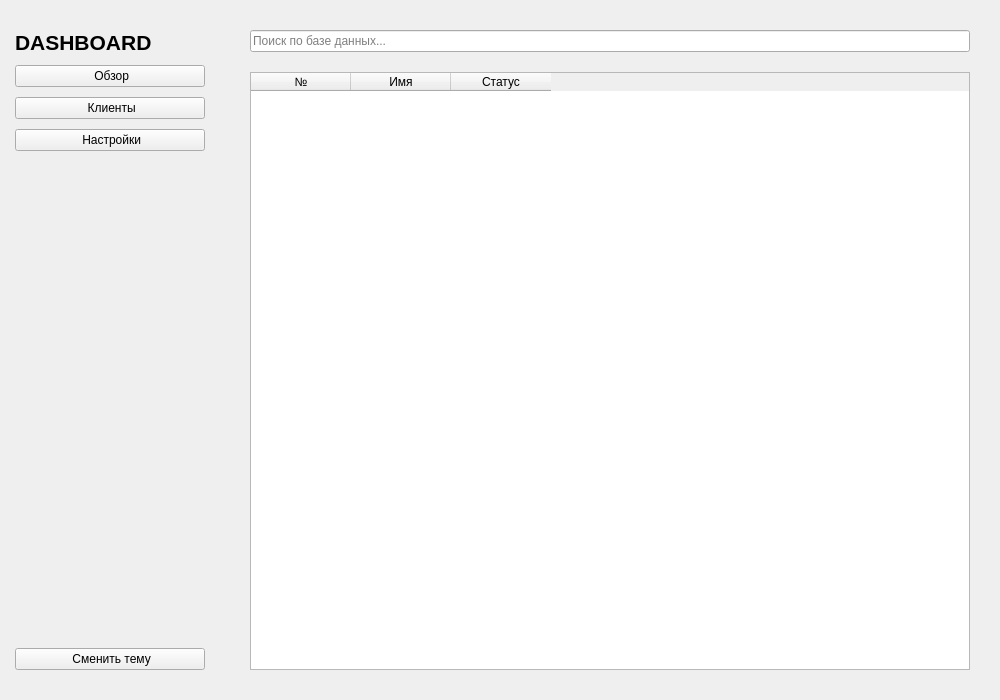
<?xml version="1.0" encoding="UTF-8"?>
<ui version="4.0">
 <class>MainWindow</class>
 <widget class="QMainWindow" name="MainWindow">
  <property name="geometry"><rect><x>0</x><y>0</y><width>1000</width><height>700</height></rect></property>
  <property name="windowTitle"><string>Material Design CRM</string></property>
  <widget class="QWidget" name="centralwidget">
   <layout class="QHBoxLayout" name="horizontalLayout_main">
    <property name="spacing"><number>0</number></property>
    <property name="leftMargin"><number>0</number></property>
    <property name="topMargin"><number>0</number></property>
    <property name="rightMargin"><number>0</number></property>
    <property name="bottomMargin"><number>0</number></property>
    <item>
     <widget class="QFrame" name="side_menu">
      <property name="minimumSize"><size><width>220</width><height>0</height></size></property>
      <property name="maximumSize"><size><width>220</width><height>16777215</height></size></property>
      <layout class="QVBoxLayout" name="verticalLayout_menu">
       <property name="spacing"><number>10</number></property>
       <property name="leftMargin"><number>15</number></property>
       <property name="topMargin"><number>30</number></property>
       <property name="rightMargin"><number>15</number></property>
       <property name="bottomMargin"><number>30</number></property>
       <item><widget class="QLabel" name="label_logo"><property name="text"><string>DASHBOARD</string></property><property name="font"><font><pointsize>16</pointsize><bold>true</bold></font></property></widget></item>
       <item><widget class="QPushButton" name="btn_dashboard"><property name="text"><string> Обзор</string></property></widget></item>
       <item><widget class="QPushButton" name="btn_users"><property name="text"><string> Клиенты</string></property></widget></item>
       <item><widget class="QPushButton" name="btn_settings"><property name="text"><string> Настройки</string></property></widget></item>
       <item><spacer name="verticalSpacer">
         <property name="orientation"><enum>Qt::Vertical</enum></property>
         <property name="sizeHint" stdset="0"><size><width>20</width><height>40</height></size></property>
       </spacer></item>
       <item><widget class="QPushButton" name="btn_theme"><property name="text"><string> Сменить тему</string></property></widget></item>
      </layout>
     </widget>
    </item>
    <item>
     <layout class="QVBoxLayout" name="verticalLayout_content">
      <property name="spacing"><number>20</number></property>
      <property name="leftMargin"><number>30</number></property>
      <property name="topMargin"><number>30</number></property>
      <property name="rightMargin"><number>30</number></property>
      <property name="bottomMargin"><number>30</number></property>
      <item>
       <widget class="QLineEdit" name="search_bar"><property name="placeholderText"><string>Поиск по базе данных...</string></property></widget>
      </item>
      <item>
       <layout class="QHBoxLayout" name="layout_cards">
        </layout>
      </item>
      <item>
       <widget class="QTableWidget" name="tableWidget">
        <column><property name="text"><string>№</string></property></column>
        <column><property name="text"><string>Имя</string></property></column>
        <column><property name="text"><string>Статус</string></property></column>
       </widget>
      </item>
     </layout>
    </item>
   </layout>
  </widget>
 </widget>
</ui>
